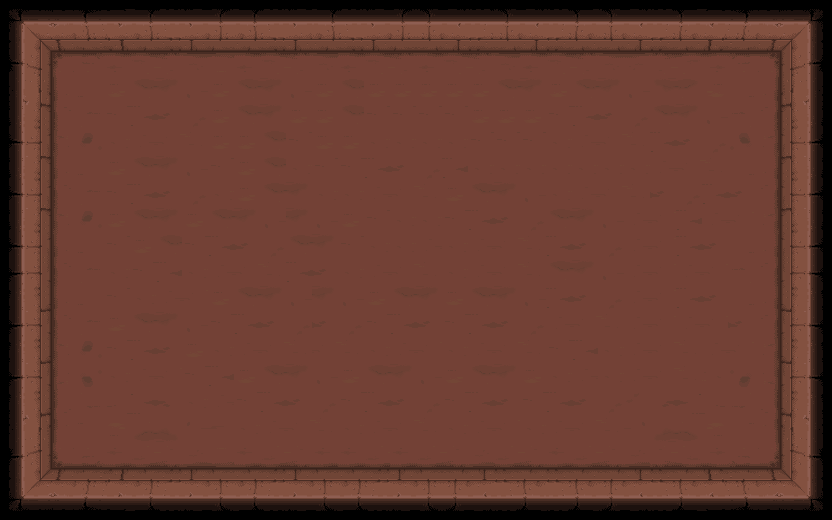

This is a level from a 2D game, rendered from its Tiled map with the project's own tilesets. A one-line summary and the complete map file follow:
An orthogonal 32x20 tile map with 26x26 px tiles, 1 tile layer (图块层 1).

<map version="1.10" tiledversion="1.11.2" orientation="orthogonal" renderorder="left-up" width="32" height="20" tilewidth="26" tileheight="26" infinite="0" nextlayerid="2" nextobjectid="1">
 <tileset firstgid="1" source="01_basement.tsx" />
 <layer id="1" name="图块层 1" width="32" height="20">
  <data encoding="csv">
1,2,3,4,5,6,7,8,9,6,7,8,6,7,8,9,2147483657,2147483656,2147483655,2147483657,2147483656,2147483655,2147483654,2147483657,2147483656,2147483655,2147483654,2147483653,2147483652,2147483651,2147483650,2147483649,
21,22,23,24,25,26,27,28,29,26,27,28,26,27,28,29,2147483677,2147483676,2147483675,2147483677,2147483676,2147483675,2147483674,2147483677,2147483676,2147483675,2147483674,2147483673,2147483672,2147483671,2147483670,2147483669,
41,42,43,44,45,46,47,48,49,45,46,47,48,45,46,47,45,46,47,48,45,46,47,48,2147483696,2147483695,2147483694,2147483693,2147483692,2147483691,2147483690,2147483689,
61,62,63,64,65,66,67,68,65,66,67,68,65,66,65,65,65,65,65,66,67,65,66,67,68,2147483715,2147483714,2147483713,2147483712,2147483711,2147483710,2147483709,
81,82,83,84,85,86,87,88,65,66,67,65,65,66,85,85,85,85,65,65,65,85,86,87,88,66,67,68,2147483732,2147483731,2147483730,2147483729,
101,102,103,104,105,106,107,108,65,65,66,85,65,65,105,105,105,105,85,85,85,105,106,107,108,86,87,88,2147483752,2147483751,2147483750,2147483749,
81,82,63,64,65,66,67,68,85,65,66,105,85,85,86,87,88,86,105,105,105,105,105,105,105,106,107,108,2147483712,2147483711,2147483730,2147483729,
101,102,83,84,85,86,87,88,105,65,66,67,105,105,106,107,108,65,66,67,68,105,106,107,108,87,88,86,87,2147483731,2147483750,2147483749,
81,82,103,104,65,66,67,65,66,67,68,67,68,65,85,105,105,85,86,87,88,66,67,68,106,107,86,106,107,2147483751,2147483730,2147483729,
101,102,63,64,85,65,66,85,86,87,88,66,67,85,105,105,106,105,106,107,108,86,87,88,106,107,86,87,2147483712,2147483711,2147483750,2147483749,
1073741925,1073741926,83,84,105,85,86,105,106,107,108,86,87,105,106,107,108,105,106,107,108,66,67,68,106,107,106,107,2147483732,2147483731,3221225574,3221225573,
1073741905,1073741906,63,64,85,105,106,107,65,66,67,68,67,68,65,66,67,65,66,67,68,86,87,88,106,107,86,87,2147483712,2147483711,3221225554,3221225553,
1073741925,1073741926,83,84,65,66,67,68,85,86,87,88,87,88,85,86,87,85,86,87,88,106,107,108,106,107,106,107,87,2147483731,3221225574,3221225573,
1073741905,1073741906,103,104,85,86,87,65,105,106,107,108,107,108,105,106,107,105,106,107,108,85,86,105,106,107,108,106,107,2147483751,3221225554,3221225553,
1073741925,1073741926,1073741927,1073741928,105,106,107,85,86,65,66,67,68,65,66,67,68,65,66,67,65,105,106,105,106,107,108,3221225577,3221225576,3221225575,3221225574,3221225573,
1073741905,1073741906,1073741907,1073741908,1073741909,1073741910,1073741911,105,106,85,86,87,88,85,86,87,88,85,86,87,85,86,87,88,3221225560,3221225559,3221225558,3221225557,3221225556,3221225555,3221225554,3221225553,
1073741885,1073741886,1073741887,1073741888,1073741889,1073741890,1073741891,1073741892,1073741893,105,106,107,108,105,106,107,108,105,106,107,105,106,107,108,3221225540,3221225539,3221225538,3221225537,3221225536,3221225535,3221225534,3221225533,
1073741865,1073741866,1073741867,1073741868,1073741869,1073741870,1073741871,1073741872,1073741873,1073741869,1073741870,1073741871,1073741869,1073741869,1073741870,1073741869,1073741870,1073741871,1073741872,1073741870,1073741871,1073741869,1073741870,1073741871,1073741872,3221225519,3221225518,3221225517,3221225516,3221225515,3221225514,3221225513,
1073741845,1073741846,1073741847,1073741848,1073741849,1073741850,1073741851,1073741852,1073741853,1073741850,1073741851,1073741852,1073741853,1073741850,1073741851,1073741852,1073741853,3221225501,3221225500,3221225499,3221225498,3221225499,3221225498,3221225501,3221225500,3221225499,3221225498,3221225497,3221225496,3221225495,3221225494,3221225493,
1073741825,1073741826,1073741827,1073741828,1073741829,1073741830,1073741831,1073741832,1073741833,1073741830,1073741831,1073741832,1073741833,1073741830,1073741831,1073741832,1073741833,3221225481,3221225480,3221225479,3221225478,3221225479,3221225478,3221225481,3221225480,3221225479,3221225478,3221225477,3221225476,3221225475,3221225474,3221225473
</data>
 </layer>
</map>
